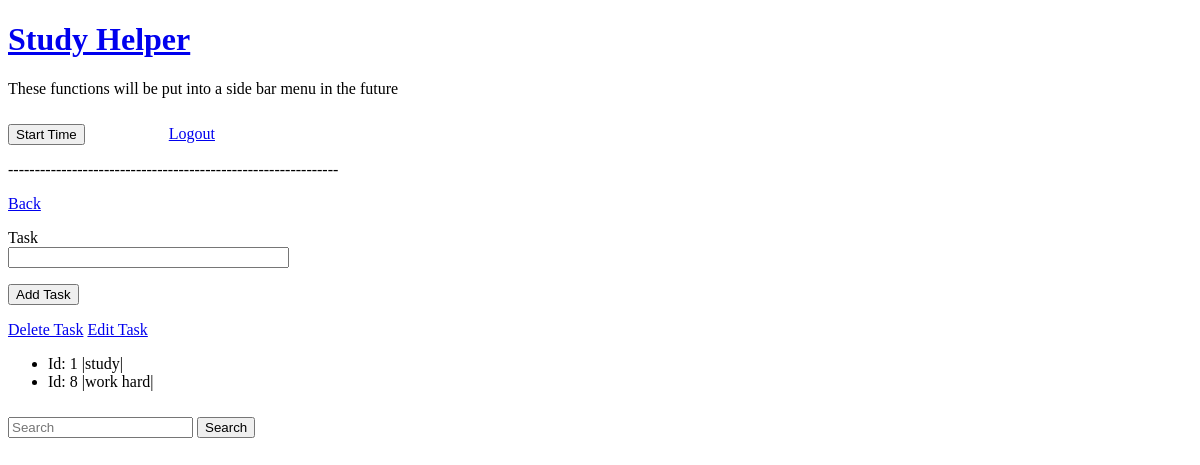
Page /todo-tracker (signed in) on the earlier database version.
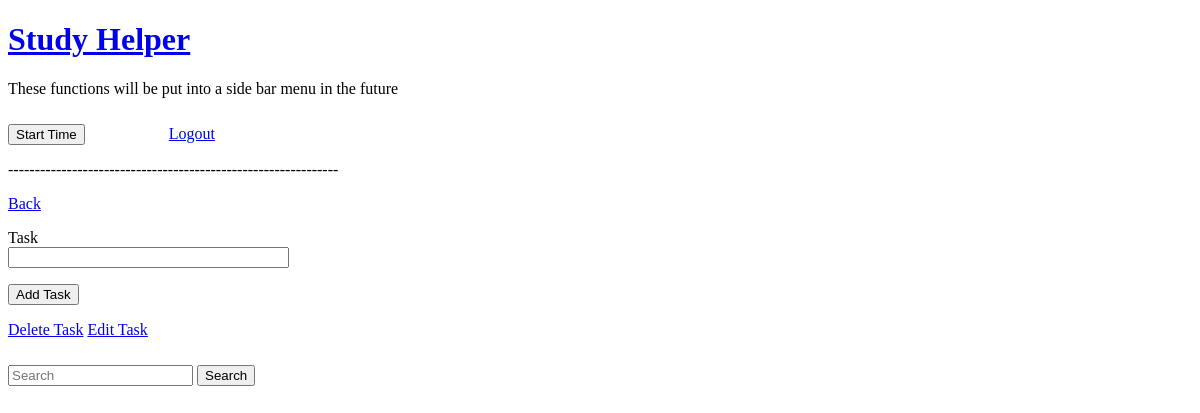
Same page on the later database version.
### myapp/models.py (models this page shows)
class Task(UserMixin, db.Model):
    id = db.Column(db.Integer, primary_key=True)
    task = db.Column(db.String(256), index=True)
    author_id = db.Column(db.Integer, db.ForeignKey('user.id'))
    def __repr__(self):
        return f'Id: {self.id} |{self.task}|'

### myapp/routes.py (the view)
@myapp_obj.route("/todo-tracker", methods=['GET', 'POST'])
@login_required
def todo_tracker():
    add_form = TaskForm()
    list = Task.query.filter_by(author_id = current_user.get_id())
    if add_form.validate_on_submit():
        task = Task(task = add_form.task.data, author_id = current_user.get_id())
        db.session.add(task)
        db.session.commit()
        flash('Task added.')
    return render_template("/user/todo-tracker.html", add_form=add_form, list=list)

### myapp/forms.py
class TaskForm(FlaskForm):
    task = StringField('Task', validators=[DataRequired()])
    submit = SubmitField('Add Task')

### myapp/models.py (called while the page is built)
@login.user_loader
def load_user(id):
    return User.query.get(int(id))

### myapp/templates/user/todo-tracker.html (shortened to what this page needs)
{% extends "user/user_menu.html" %}
{% block content %}
<a href="/">Back</a>
<form method="POST" novalidate>
<p> {{ add_form.task.label }} <br>
{{ add_form.task(size=32) }}</p>
<p>{{ add_form.submit() }}</p>
</form>
<a href="/todo-tracker/delete">Delete Task</a>
<a href="/todo-tracker/rename">Edit Task</a>
<ul>
{% for tasks in list %}
    <li>{{ tasks }}</li>
{% endfor %}
</ul>
{% endblock %}

### myapp/templates/user/user_menu.html (shortened to what this page needs)
{% extends "base.html" %}
{% block menu %}
    <p>These functions will be put into a side bar menu in the future</p>
    <button id="start_timer" class="btn">Start Time</button>
    <a href="/logout">Logout</a>
    <p>--------------------------------------------------------------</p>
{% endblock %}

### myapp/templates/base.html (shortened to what this page needs)
<!DOCTYPE HTML>
<html>
    <head>
    <link rel="stylesheet" href="{{ url_for('static', filename='css/pomodoro.css') }}">
	<a href="/">
        <h1>Study Helper</h1>
    <a>
    </head>
    <body>
        {% if current_user.is_authenticated %}
            {% block menu %}
            {% endblock %}
        {% endif %}
	{% block content %}
	{% endblock %}
    <form class="form-inline my-2 my-lg-0" method="GET">
         <input class="form-control mr-sm-2"
         type="search" placeholder="Search" name="q">
         <button class="btn btn-outline-success my-2 my-sm-0"
         type="submit">Search</button>
    </form>
    </body>
</html>

### myapp/static/css/pomodoro.css (style rules this page uses)
body { margin: 20; padding: 10; }
.btn { margin-top: 10px; display : inline; }

Differences in the rows shown:
removed Task: id+task "Id: 1 |study|"
removed Task: id+task "Id: 8 |work hard|"
